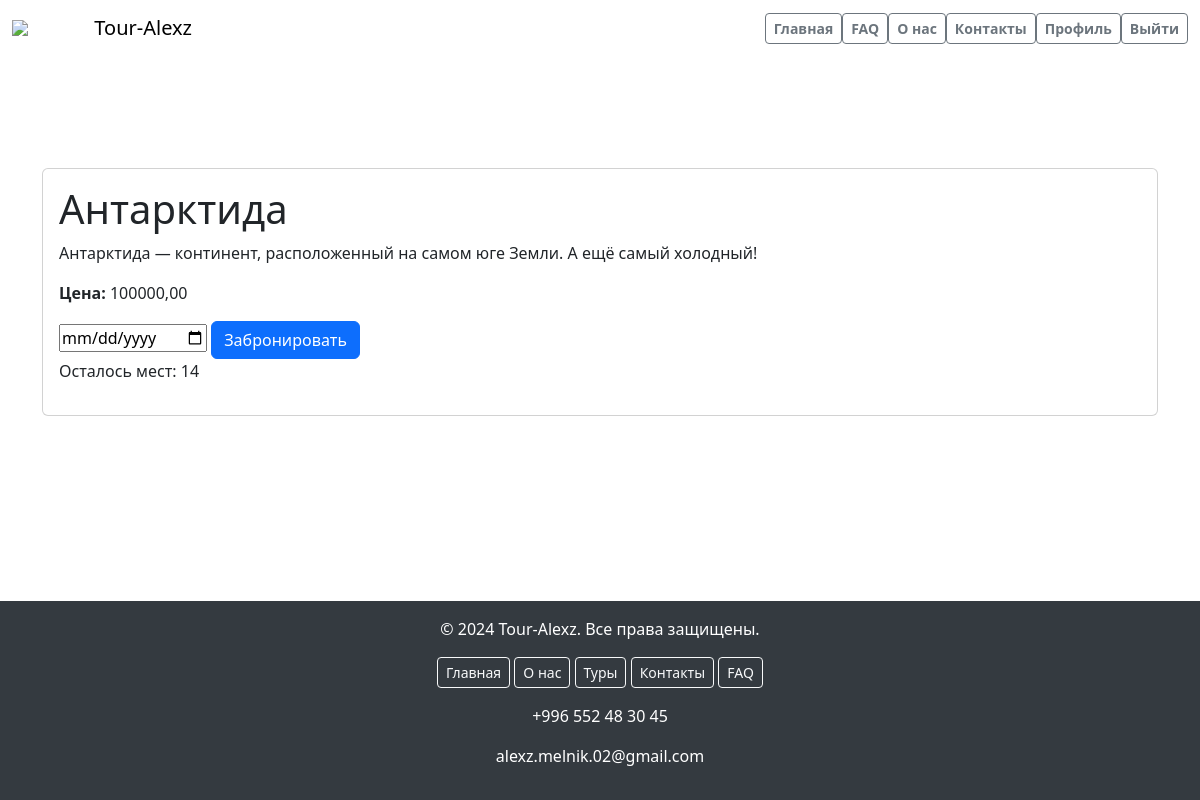
The page /tour_detail/5/ (signed in) on the database as committed earlier.
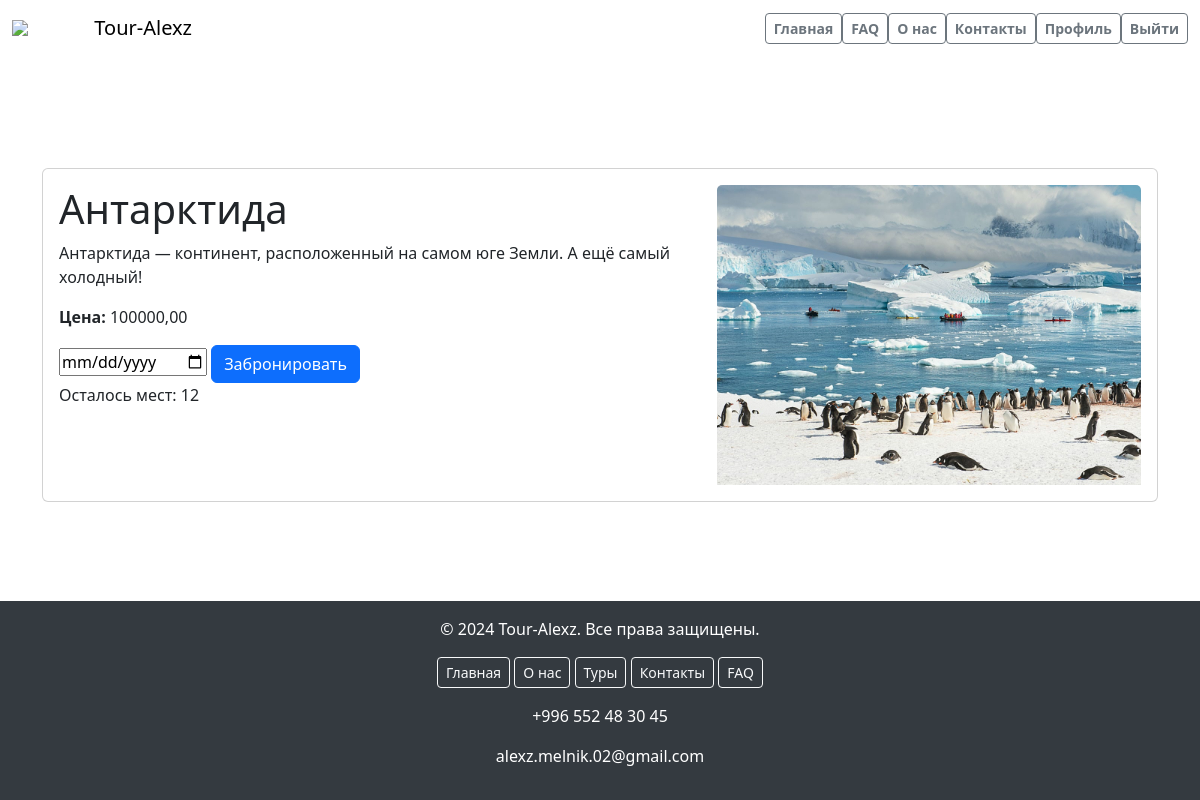
The same page on the database as committed later.
### main/models.py (models this page shows, shortened)
class Tour(models.Model):
    destination = models.ForeignKey(Destination, on_delete=models.CASCADE)
    user = models.ForeignKey(User, on_delete=models.CASCADE)
    price = models.DecimalField(max_digits=10, decimal_places=2)
    image = models.ImageField(upload_to='tour_detail_imаge/')
    available_seats = models.IntegerField(default=50)
    book_data = models.DateField(auto_now_add=True)

class Destination(models.Model):
    name = models.CharField(max_length=50)
    description = models.TextField()
    image = models.ImageField(upload_to='destination/')

class TourImage(models.Model):
    tour = models.ForeignKey(Tour, on_delete=models.CASCADE, related_name='images')
    image = models.ImageField(upload_to='tour_detail_imаge/')

### main/views.py (the view)
# urls.py: path('tour_detail/<int:pk>/', views.tour_detail, name='tour_detail'),
@login_required
def tour_detail(request, pk):
    tour = get_object_or_404(Tour, pk=pk)
    is_booked = False
    if request.user.is_authenticated:
        is_booked = Book_list.objects.filter(user=request.user, tour=tour).exists()
    tour_images = TourImage.objects.filter(tour=tour)
    return render(request, 'main/tour_detail.html', {'tour': tour, 'is_booked': is_booked, 'tour_images': tour_images})

### templates/main/tour_detail.html (shortened to what the changed rows need)
{% load static %}
<!DOCTYPE html>
<html lang="en">
<head>
    <link href="https://cdn.jsdelivr.net/npm/bootstrap@5.3.3/dist/css/bootstrap.min.css" rel="stylesheet"
>
</head>
<body>
<div class="container">
    <br><br><br><br><br><br><br>
    <div class="card">
        <div class="card-body d-flex">
            <div class="card-content">
                <h1 class="card-title"> {{ tour.destination.name }}</h1>
                <p class="card-text">{{ tour.destination.description }}</p>
                <p class="card-text"><strong>Цена:</strong> {{ tour.price }}</p>
                {% if user.is_authenticated %}
                {% if is_booked %}
                <button class="btn btn-success" disabled>Забронировано</button>
                {% else %}
                <form method="post" action="{% url 'book_tour' pk=tour.pk %}">
                    <input type="date" name="date" required="" id="id_date">
                    <button type="submit" class="btn btn-primary">Забронировать</button>
                </form>
                <p>Осталось мест: {{ tour.available_seats }}</p>
                {% endif %}
                {% else %}
                <a href="{% url 'login' %}" class="btn btn-primary">Войти</a>
                <a href="{% url 'register' %}" class="btn btn-primary">Зарегистрироваться</a>
                {% endif %}
            </div>
            <div class="card-image">
                {% for image in tour.images.all %}
                <img src="{{ image.image.url }}" class="card-img-top">
                {% endfor %}
            </div>
        </div>
    </div>
</div>
</body>
</html>

Rows that differ between the two databases and show on the page:
changed Tour "Антарктида": available_seats "14" → "12"
added TourImage: image (picture)
